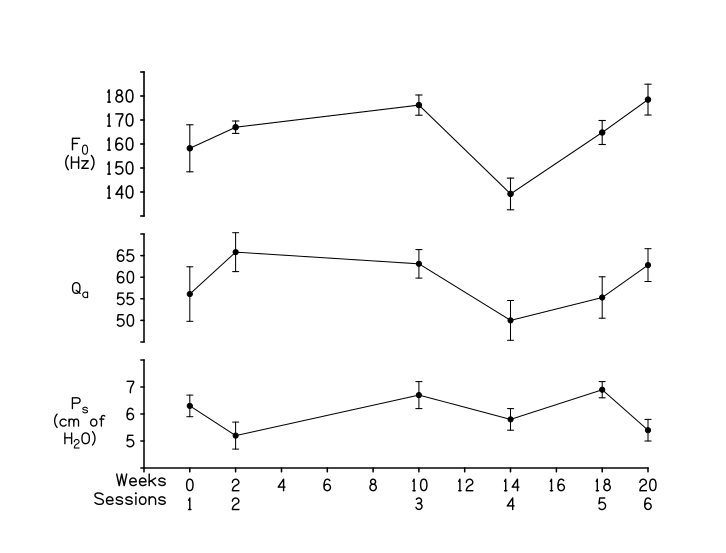

This chart was generated by the following gnuplot code:
;  THREE DIFFERENT MEASURES ARE PLOTTED ON THE Y AXIS AND
;  SHARE THE X AXIS (TIME).  FIRST THE PRESSURE, THEN THE
;  Qa, AND, THEN, THE Fo--EACH WITH ITS OWN SET OF Y AXES.
;
;  WE CANNOT INDEPENDENTLY ELIMINATE THE X OR Y AXIS, SO,
;  WE DRAW THE AXES AND TICK MARKS OURSELVES.
;
;
header=no
ytic=.4 : xtic=.5 : ticdir=outward
openax=y : yhor=y
 
xmin = -2 : xmax=20 : xint=11 : xlen=7
ymin = 4 : ymax=8 : yint=4 : ylen=1.5 ;: yllc=yllc+.25
annsiz=1.5

;
;  Po
;
yannot= 5,5 6,6 7,7
xannot=0,0\n1 2,2\n2 4,4 6,6 8,8 10,10\n3 12,12 14,14\n4 16,16 18,18\n5 20,20\n6
msgdat=y : mhalign=right : msgsiz=1.5
-1,3.35,"Weeks
Sessions"
;
; y axis label
;
mhalign=center : msgsiz=1.4
mvalign=half
-4.8,6.4,"P[s]
(cm of
H[2]O)"
symsize=.8 : symbol=11
pltype=both
data
0 6.3 .4
2 5.2 .5
10 6.7 .5
14 5.8 .4
18 6.9 .3
20 5.4 .4
plot
;
; Qa
;
newframe
xaxis=0
ymin = 45 : ymax=70 : yint=5
xanskp=-1
yllc=(yllc)+1.75
yannot=50,50 55,55 60,60 65,65
;
; y axis label
;
-4.8,57.5,"Q[a]"
pltype=both
data
0 56.1 6.3
2 65.8 4.5
10 63.1 3.3
14 50 4.6
18 55.3 4.8
20 62.8 3.8
plot

;
; Fo
;
newframe
ymin = 130 : ymax=190 : yint=6 : ylen=2
xanskp=-1
yllc=(yllc)+1.75
yannot=140,140 150,150 160,160 170,170 180,180
;
; y axis label
;
-4.8,160,"F[0]
(Hz)"
pltype=both
data
0 158.2 9.8
2 167.0 2.6
10 176.2 4.2
14 139.2 6.6
18 164.8 5
20 178.5 6.4
plot
